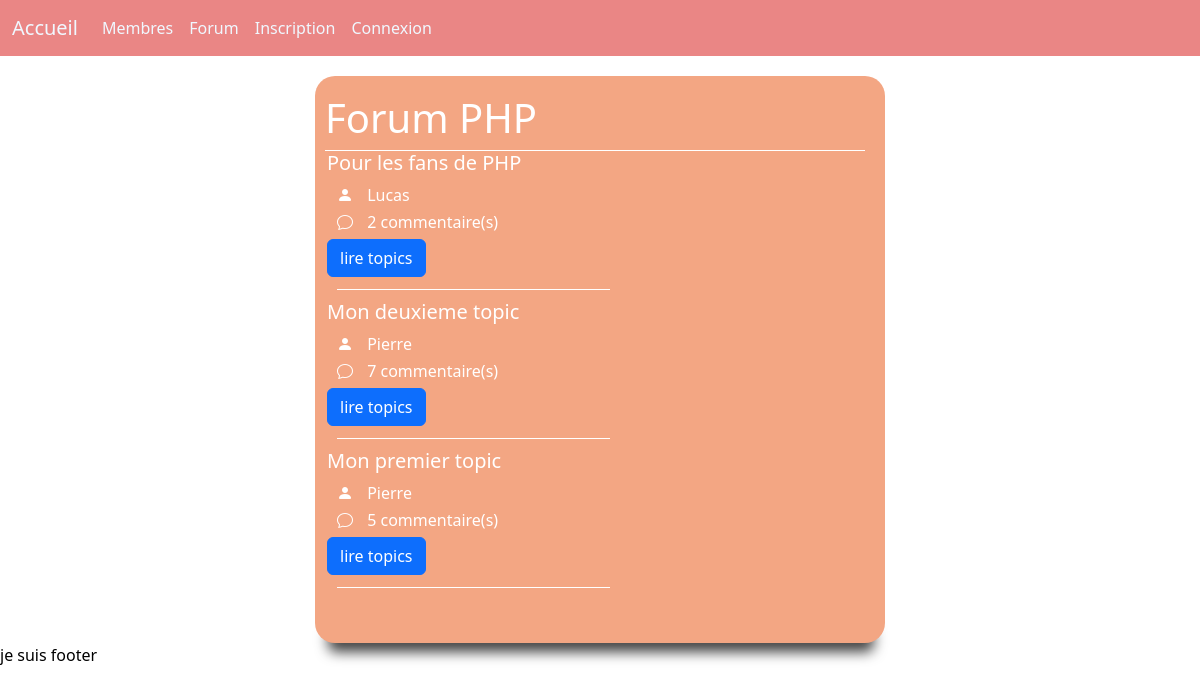
Screenshot of /_forum/liste-topics.php?id=1 with the database file from the repository.
### tables this page shows
CREATE TABLE `forum` (
  `id` int(11) NOT NULL,
  `titre` varchar(150) NOT NULL,
  `libelle` varchar(150) NOT NULL,
  `date_creation` datetime NOT NULL,
  `ordre` int(255) NOT NULL
);

CREATE TABLE `topic` (
  `id` int(255) NOT NULL,
  `id_forum` int(255) NOT NULL,
  `titre` varchar(150) NOT NULL,
  `contenu` longtext NOT NULL,
  `date_creation` datetime NOT NULL,
  `date_modification` datetime NOT NULL,
  `id_utilisateur` int(255) NOT NULL,
  `statut` int(1) NOT NULL DEFAULT '0'
);

CREATE TABLE `utilisateur` (
  `id` int(11) NOT NULL,
  `pseudo` varchar(50) NOT NULL,
  `mail` varchar(255) NOT NULL,
  `mdp` text NOT NULL,
  `date_creation` datetime NOT NULL,
  `date_connexion` datetime NOT NULL,
  `role` int(1) NOT NULL DEFAULT '0'
);

### _forum/liste-topics.php (the view, shortened to what this page needs)
<?php
include_once('../include.php');
$get_id_forum = (int) $_GET['id'];
$req = $DB->prepare('SELECT *
FROM forum
WHERE id = ? ');
$req->execute([$get_id_forum]);
$req_forum = $req->fetch();
$req = $DB->prepare('SELECT t.* , u.pseudo
FROM topic t
INNER JOIN utilisateur u ON u.id = t.id_utilisateur
WHERE t.id_forum = ?
ORDER BY t.date_creation DESC');
$req->execute([$get_id_forum]);
$req_liste_topics = $req->fetchAll();
?>
<!doctype html>
<html lang="en">
<head>
    <?php
    require_once('../_head/link.php');
    ?>
</head>
<body>
    <?php require_once('../_menu/menu.php'); ?>
    <div class="container">
        <div class="row">
            <div class="col-3"></div>
            <div class="col-6 , listeTopicTitre">
                <h1>Forum <?= $req_forum['titre'] ?></h1>
            </div>
            <div class="col-3"></div>
            <?php
            foreach ($req_liste_topics as $rlt) {
                $req = $DB->prepare('SELECT COUNT(id) AS NBcommentaire
                FROM topic_commentaire
                WHERE id_topic = ?');
                $req->execute([$rlt['id']]);
                $req_nb_commentaire = $req->fetch();
                $nb_commentaire = $req_nb_commentaire['NBcommentaire'];
            ?>
                <div class="col-3 "></div>
                <div class="col-6 , bodyListTopicCentre">
                    <h5><?= $rlt['titre'] ?></h5>
                    <p><i class="bi bi-person-fill"></i> <?= $rlt['pseudo'] ?> </p>
                    <p><i class="bi bi-chat"></i> <?= $nb_commentaire ?> commentaire(s) </p>
                    <div>
                        <a class="btn btn-primary" href="_forum/topic.php?id=<?= $rlt['id'] ?>">lire topics</a>
                    </div>
                    <div class="borderLineListeTopic"></div>
                </div>
                <div class="col-3"></div>
            <?php
            }
            ?>
            <div class="col-3"></div>
            <div class="col-6 , bodyListTopicFin"> </div>
            <div class="col-3"> </div>
        </div>
    </div>
    <?php require_once('../_footer/footer.php'); ?>
</body>
</html>

### _head/link.php (shortened to what this page needs)
<link href="https://cdn.jsdelivr.net/npm/bootstrap@5.2.0/dist/css/bootstrap.min.css" rel="stylesheet">
<link rel="stylesheet" href="https://cdn.jsdelivr.net/npm/bootstrap-icons@1.9.1/font/bootstrap-icons.css">
<link rel="stylesheet" href="./_css/style.css">

### _menu/menu.php (shortened to what this page needs)
<nav class="navbar navbar-expand-lg bg-light">
    <div class="container-fluid">
        <a class="navbar-brand" href="index.php">Accueil</a>
        <div class="collapse navbar-collapse" id="navbarSupportedContent">
            <ul class="navbar-nav me-auto mb-2 mb-lg-0">
                <li class="nav-item">
                    <a class="nav-link" href="_profil/membres.php">Membres</a>
                </li>
                <li class="nav-item">
                    <a class="nav-link" href="_forum/forum.php">Forum</a>
                </li>
                <?php if (!isset($_SESSION['id'])) {
                  ?>
                    <li class="nav-item">
                        <a class="nav-link" href="inscription.php">Inscription</a>
                    </li>
                    <li class="nav-item">
                        <a class="nav-link" href="connexion.php">Connexion</a>
                    </li>
                <?php
                  }
                  ?>
            </ul>
        </div>
    </div>
</nav>

### _footer/footer.php (shortened to what this page needs)
<footer><p class="textBlack">je suis footer</p></footer>

### _css/style.css (style rules this page uses)
body { background-color: white; color: white; }
.textBlack { color: black; }
i { padding: 10px; }
.bg-light { background-color: #ea8685 !important; }
.navbar-brand { color: aliceblue !important; }
.nav-link { color: aliceblue !important; }
.navbar-expand-lg .navbar-nav .nav-link { color: aliceblue !important; }
h1 { margin: 8px 0; }
.btn { margin: 2px 0; }
p { margin-bottom: 3px; }
.listeTopicTitre { background-color: #f3a683; border-top-left-radius: 20px; border-top-right-radius: 20px; margin-top: 20px; padding: 10px 20px 0 10px; }
.bodyListTopicCentre { background-color: #f3a683; }
.bodyListTopicFin { background-color: #f3a683; border-bottom-left-radius: 20px; border-bottom-right-radius: 20px; height: 45px; box-shadow: 1px 21px 13px -12px rgba(0, 0, 0, 0.75); -webkit-box-shadow: 1px 21px 13px -12px rgba(0, 0, 0, 0.75); -moz-box-shadow: 1px 21px 13px -12px rgba(0, 0, 0, 0.75); }
.borderLineListeTopic { border-bottom: 1px solid white; width: 50%; margin: 10px; }

### rows the page displays
forum: titre "PHP"
topic: titre "Pour les fans de PHP", id_utilisateur.pseudo "Lucas", nb_commentaire "2"
topic: titre "Mon deuxieme topic", id_utilisateur.pseudo "Pierre", nb_commentaire "7"
topic: titre "Mon premier topic", id_utilisateur.pseudo "Pierre", nb_commentaire "5"
